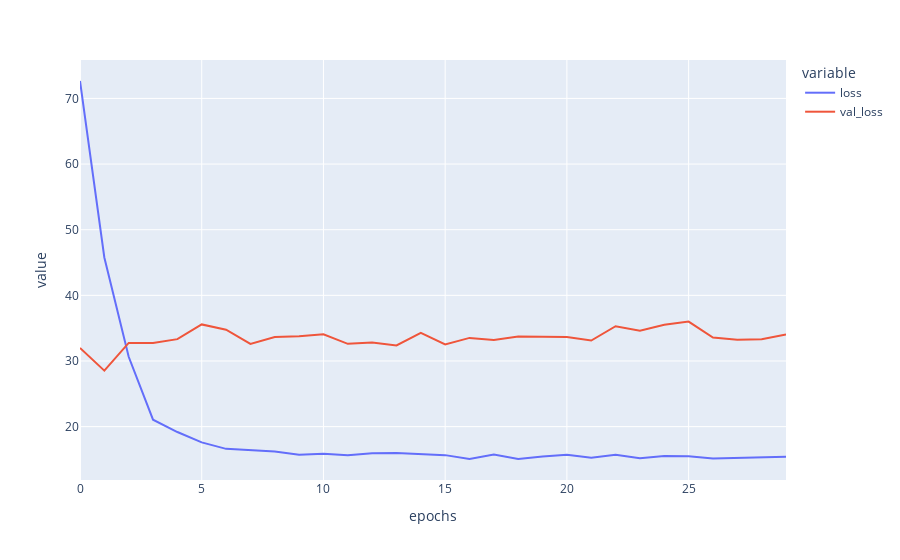

The notebook cell this image was saved under:
### Code cell
plot_df ={'loss': loss,
          'val_loss': val_loss,
         'epochs': np.arange(len(loss))}

fig = px.line(plot_df, x='epochs', y=['loss', 'val_loss'])
fig.show()

### Figure 1 — Plotly figure (JSON) as saved in the notebook; plotly's stock layout.template omitted (floating-point values rounded to 4 significant figures)
{"data": [{"hovertemplate": "variable=loss<br>epochs=%{x}<br>value=%{y}<extra></extra>", "legendgroup": "loss", "line": {"color": "#636efa", "dash": "solid"}, "marker": {"symbol": "circle"}, "mode": "lines", "name": "loss", "orientation": "v", "showlegend": true, "type": "scatter", "x": [0, 1, 2, 3, 4, 5, 6, 7, 8, 9, 10, 11, 12, 13, 14, 15, 16, 17, 18, 19, 20, 21, 22, 23, 24, 25, 26, 27, 28, 29], "xaxis": "x", "y": [72.65, 45.77, 30.65, 21.06, 19.18, 17.6, 16.61, 16.38, 16.2, 15.71, 15.86, 15.63, 15.96, 15.97, 15.78, 15.66, 15.07, 15.74, 15.08, 15.45, 15.7, 15.26, 15.7, 15.19, 15.51, 15.49, 15.13, 15.25, 15.25, 15.42], "yaxis": "y"}, {"hovertemplate": "variable=val_loss<br>epochs=%{x}<br>value=%{y}<extra></extra>", "legendgroup": "val_loss", "line": {"color": "#EF553B", "dash": "solid"}, "marker": {"symbol": "circle"}, "mode": "lines", "name": "val_loss", "orientation": "v", "showlegend": true, "type": "scatter", "x": [0, 1, 2, 3, 4, 5, 6, 7, 8, 9, 10, 11, 12, 13, 14, 15, 16, 17, 18, 19, 20, 21, 22, 23, 24, 25, 26, 27, 28, 29], "xaxis": "x", "y": [31.99, 28.53, 32.76, 32.73, 33.33, 35.57, 34.77, 32.61, 33.65, 33.76, 34.07, 32.61, 32.82, 32.36, 34.28, 32.53, 33.52, 33.2, 33.72, 33.66, 33.64, 33.12, 35.3, 34.62, 35.51, 36.01, 33.57, 33.25, 33.32, 34.02], "yaxis": "y"}], "layout": {"legend": {"title": {"text": "variable"}, "tracegroupgap": 0}, "margin": {"t": 60}, "xaxis": {"anchor": "y", "domain": [0, 1], "title": {"text": "epochs"}}, "yaxis": {"anchor": "x", "domain": [0, 1], "title": {"text": "value"}}}}
